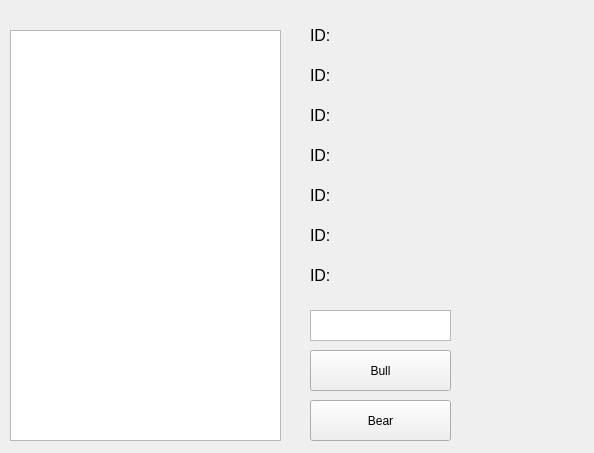
<?xml version="1.0" encoding="UTF-8"?>
<ui version="4.0">
 <class>bet_bot</class>
 <widget class="QMainWindow" name="bet_bot">
  <property name="enabled">
   <bool>true</bool>
  </property>
  <property name="geometry">
   <rect>
    <x>0</x>
    <y>0</y>
    <width>594</width>
    <height>453</height>
   </rect>
  </property>
  <property name="windowTitle">
   <string>Prediction</string>
  </property>
  <widget class="QWidget" name="centralwidget">
   <widget class="QPushButton" name="bet_up">
    <property name="geometry">
     <rect>
      <x>310</x>
      <y>350</y>
      <width>141</width>
      <height>41</height>
     </rect>
    </property>
    <property name="maximumSize">
     <size>
      <width>141</width>
      <height>16777215</height>
     </size>
    </property>
    <property name="text">
     <string>Bull</string>
    </property>
   </widget>
   <widget class="QPushButton" name="bet_down">
    <property name="geometry">
     <rect>
      <x>310</x>
      <y>400</y>
      <width>141</width>
      <height>41</height>
     </rect>
    </property>
    <property name="maximumSize">
     <size>
      <width>141</width>
      <height>16777215</height>
     </size>
    </property>
    <property name="text">
     <string>Bear</string>
    </property>
   </widget>
   <widget class="QTextEdit" name="bet_amount">
    <property name="geometry">
     <rect>
      <x>310</x>
      <y>310</y>
      <width>141</width>
      <height>31</height>
     </rect>
    </property>
    <property name="maximumSize">
     <size>
      <width>141</width>
      <height>16777215</height>
     </size>
    </property>
   </widget>
   <widget class="QLabel" name="bet_remain">
    <property name="geometry">
     <rect>
      <x>310</x>
      <y>60</y>
      <width>141</width>
      <height>31</height>
     </rect>
    </property>
    <property name="maximumSize">
     <size>
      <width>141</width>
      <height>16777215</height>
     </size>
    </property>
    <property name="font">
     <font>
      <pointsize>12</pointsize>
     </font>
    </property>
    <property name="text">
     <string>ID: </string>
    </property>
   </widget>
   <widget class="QLabel" name="locked_price">
    <property name="geometry">
     <rect>
      <x>310</x>
      <y>100</y>
      <width>141</width>
      <height>31</height>
     </rect>
    </property>
    <property name="maximumSize">
     <size>
      <width>141</width>
      <height>16777215</height>
     </size>
    </property>
    <property name="font">
     <font>
      <pointsize>12</pointsize>
     </font>
    </property>
    <property name="text">
     <string>ID: </string>
    </property>
   </widget>
   <widget class="QLabel" name="current_price">
    <property name="geometry">
     <rect>
      <x>310</x>
      <y>140</y>
      <width>141</width>
      <height>31</height>
     </rect>
    </property>
    <property name="maximumSize">
     <size>
      <width>141</width>
      <height>16777215</height>
     </size>
    </property>
    <property name="font">
     <font>
      <pointsize>12</pointsize>
     </font>
    </property>
    <property name="text">
     <string>ID: </string>
    </property>
   </widget>
   <widget class="QLabel" name="bnb_price">
    <property name="geometry">
     <rect>
      <x>310</x>
      <y>180</y>
      <width>141</width>
      <height>31</height>
     </rect>
    </property>
    <property name="maximumSize">
     <size>
      <width>141</width>
      <height>16777215</height>
     </size>
    </property>
    <property name="font">
     <font>
      <pointsize>12</pointsize>
     </font>
    </property>
    <property name="text">
     <string>ID: </string>
    </property>
   </widget>
   <widget class="QLabel" name="rate_up">
    <property name="geometry">
     <rect>
      <x>310</x>
      <y>220</y>
      <width>141</width>
      <height>31</height>
     </rect>
    </property>
    <property name="maximumSize">
     <size>
      <width>141</width>
      <height>16777215</height>
     </size>
    </property>
    <property name="font">
     <font>
      <pointsize>12</pointsize>
     </font>
    </property>
    <property name="text">
     <string>ID: </string>
    </property>
   </widget>
   <widget class="QLabel" name="rate_down">
    <property name="geometry">
     <rect>
      <x>310</x>
      <y>260</y>
      <width>141</width>
      <height>31</height>
     </rect>
    </property>
    <property name="maximumSize">
     <size>
      <width>141</width>
      <height>16777215</height>
     </size>
    </property>
    <property name="font">
     <font>
      <pointsize>12</pointsize>
     </font>
    </property>
    <property name="text">
     <string>ID: </string>
    </property>
   </widget>
   <widget class="QLabel" name="bet_id">
    <property name="geometry">
     <rect>
      <x>310</x>
      <y>20</y>
      <width>241</width>
      <height>31</height>
     </rect>
    </property>
    <property name="maximumSize">
     <size>
      <width>241</width>
      <height>16777215</height>
     </size>
    </property>
    <property name="font">
     <font>
      <pointsize>12</pointsize>
     </font>
    </property>
    <property name="text">
     <string>ID: </string>
    </property>
   </widget>
   <widget class="QTextEdit" name="textEdit">
    <property name="geometry">
     <rect>
      <x>10</x>
      <y>30</y>
      <width>271</width>
      <height>411</height>
     </rect>
    </property>
   </widget>
  </widget>
 </widget>
 <resources/>
 <connections/>
</ui>
